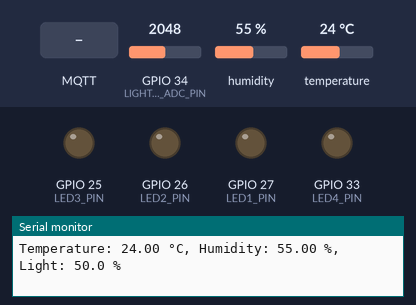
The sketch below on a simulated ESP32. Parts: output pins drawn as LEDs (lit = HIGH), the last lines printed to the serial monitor. The inputs (shaded band) are chosen by the test bench; at power-on: GPIO 34 (LIGHT_SENSOR_ADC_PIN) = 2048, humidity 55 %, temperature 24 °C (analog values on the 0–4095 scale). WiFi joins after 1.5 s; servers stay silent unless stated; no MQTT or app messages arrive unless stated.

Above: at 2.7 s.
2.8 s: MQTT message "LED1_ON" arrives on the first subscribed topic
At 3.7 s:
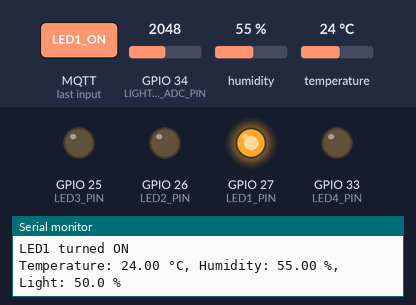
4.3 s: MQTT message "LED2_ON" arrives on the first subscribed topic
At 4.8 s:
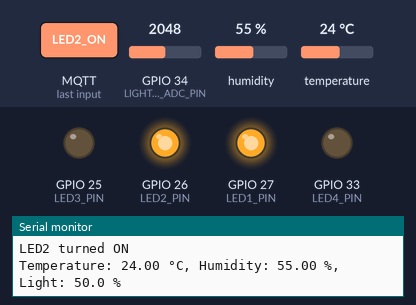
5.8 s: MQTT message "LED1_OFF" arrives on the first subscribed topic
At 7.0 s:
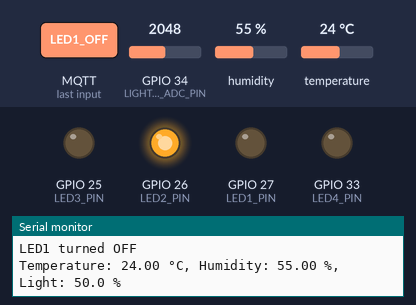
7.3 s: MQTT message "LED3_ON" arrives on the first subscribed topic
At 8.4 s:
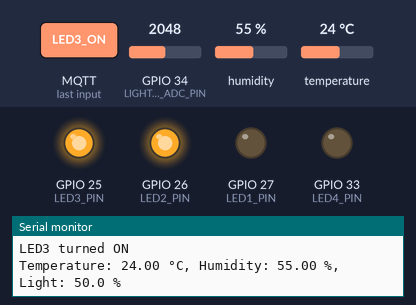
8.8 s: MQTT message "LED2_OFF" arrives on the first subscribed topic
At 9.5 s:
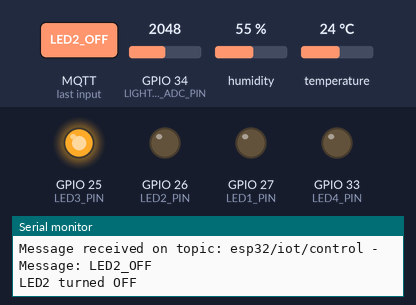
10.3 s: MQTT message "LED4_ON" arrives on the first subscribed topic
At 10.6 s:
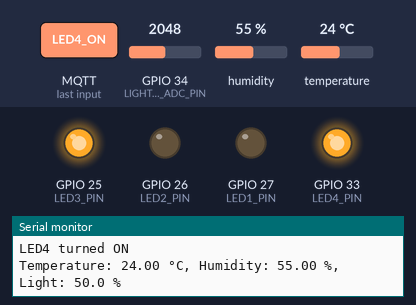
Timing chart, 0 to 12.8 s (numbered marks = the images above; inputs shaded):
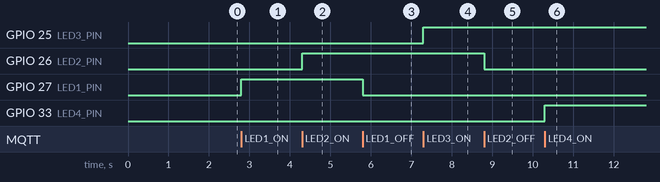

Measured:
- after the input at 2.8 s, GPIO 27 (LED1_PIN): LOW → HIGH at once
- after the input at 4.3 s, GPIO 26 (LED2_PIN): LOW → HIGH at once
- after the input at 5.8 s, GPIO 27 (LED1_PIN): HIGH → LOW at once
- after the input at 7.3 s, GPIO 25 (LED3_PIN): LOW → HIGH at once
- after the input at 8.8 s, GPIO 26 (LED2_PIN): HIGH → LOW at once
- after the input at 10.3 s, GPIO 33 (LED4_PIN): LOW → HIGH at once

The sketch:

IoT_Device.ino
```cpp
#include <WiFi.h>
#include <PubSubClient.h>
#include <DHT.h>
#include <WiFiClientSecure.h>

#define DHT_PIN 21
#define DHT_TYPE DHT11
#define LIGHT_SENSOR_ADC_PIN 34

#define LED1_PIN 27
#define LED2_PIN 26
#define LED3_PIN 25
#define LED4_PIN 33

// const char *wifiSsid = "FreeWife24GHz";
// const char *wifiPassword = "0977910920";
const char *wifiSsid = "IOT";
const char *wifiPassword = "12345678";

const char *mqttServer = "9b88959e8c674540989f6ed6cf143c4d.s1.eu.hivemq.cloud";
const int mqttPort = 8883;
const char *mqttUsername = "PhucHuwu";
const char *mqttPassword = "Phuc3724@";
const char *mqttClientId = "ESP32_IoT_Device";

const char *mqttDataTopic = "esp32/iot/data";
const char *mqttControlTopic = "esp32/iot/control";
const char *mqttActionHistoryTopic = "esp32/iot/action-history";

WiFiClientSecure secureWifiClient;
PubSubClient mqttClient(secureWifiClient);

DHT dhtSensor(DHT_PIN, DHT_TYPE);

void mqttCallback(char *topic, byte *payload, unsigned int length)
{
  String message = "";
  for (int i = 0; i < length; i++)
  {
    message += (char)payload[i];
  }

  Serial.print("Message received on topic: ");
  Serial.print(topic);
  Serial.print(" - Message: ");
  Serial.println(message);

  if (String(topic) == String(mqttControlTopic))
  {
    if (message == "LED1_ON")
    {
      digitalWrite(LED1_PIN, HIGH);
      Serial.println("LED1 turned ON");
      publishLedStatus("LED1", "ON");
    }
    else if (message == "LED1_OFF")
    {
      digitalWrite(LED1_PIN, LOW);
      Serial.println("LED1 turned OFF");
      publishLedStatus("LED1", "OFF");
    }
    else if (message == "LED2_ON")
    {
      digitalWrite(LED2_PIN, HIGH);
      Serial.println("LED2 turned ON");
      publishLedStatus("LED2", "ON");
    }
    else if (message == "LED2_OFF")
    {
      digitalWrite(LED2_PIN, LOW);
      Serial.println("LED2 turned OFF");
      publishLedStatus("LED2", "OFF");
    }
    else if (message == "LED3_ON")
    {
      digitalWrite(LED3_PIN, HIGH);
      Serial.println("LED3 turned ON");
      publishLedStatus("LED3", "ON");
    }
    else if (message == "LED3_OFF")
    {
      digitalWrite(LED3_PIN, LOW);
      Serial.println("LED3 turned OFF");
      publishLedStatus("LED3", "OFF");
    }
    else if (message == "LED4_ON")
    {
      digitalWrite(LED4_PIN, HIGH);
      Serial.println("LED4 turned ON");
      publishLedStatus("LED4", "ON");
    }
    else if (message == "LED4_OFF")
    {
      digitalWrite(LED4_PIN, LOW);
      Serial.println("LED4 turned OFF");
      publishLedStatus("LED4", "OFF");
    }
  }
}

void publishLedStatus(const char *led, const char *state)
{
  if (!mqttClient.connected())
    return;
  char statusPayload[128];
  snprintf(statusPayload, sizeof(statusPayload), "{\"type\":\"led_status\",\"led\":\"%s\",\"state\":\"%s\"}", led, state);
  mqttClient.publish(mqttActionHistoryTopic, statusPayload);
}

void connectToMqtt()
{
  secureWifiClient.setInsecure();
  mqttClient.setServer(mqttServer, mqttPort);
  mqttClient.setCallback(mqttCallback);
  mqttClient.setKeepAlive(60);

  int attempts = 0;
  while (!mqttClient.connected() && attempts < 3)
  {
    Serial.print("Connecting to MQTT...");
    if (mqttClient.connect(mqttClientId, mqttUsername, mqttPassword))
    {
      Serial.println("Connected");
      mqttClient.subscribe("esp32/iot/control");
      Serial.println("Subscribed to esp32/iot/control");
      break;
    }
    else
    {
      Serial.print("Failed, rc=");
      Serial.print(mqttClient.state());
      Serial.println(" retry in 2s");
      attempts++;
      delay(2000);
    }
  }
}

void setup()
{
  Serial.begin(115200);
  dhtSensor.begin();
  analogReadResolution(12);

  pinMode(LED1_PIN, OUTPUT);
  pinMode(LED2_PIN, OUTPUT);
  pinMode(LED3_PIN, OUTPUT);
  pinMode(LED4_PIN, OUTPUT);

  digitalWrite(LED1_PIN, LOW);
  digitalWrite(LED2_PIN, LOW);
  digitalWrite(LED3_PIN, LOW);
  digitalWrite(LED4_PIN, LOW);

  WiFi.begin(wifiSsid, wifiPassword);
  Serial.print("Connecting to WiFi");
  while (WiFi.status() != WL_CONNECTED)
  {
    delay(500);
    Serial.print(".");
  }
  Serial.println("\nWiFi connected");
  mqttClient.setServer(mqttServer, mqttPort);
}

void loop()
{
  if (!mqttClient.connected())
  {
    connectToMqtt();
  }
  mqttClient.loop();

  static unsigned long lastSensorRead = 0;
  unsigned long currentTime = millis();

  if (currentTime - lastSensorRead >= 1000)
  {
    lastSensorRead = currentTime;

    float humidityValue = dhtSensor.readHumidity();
    float temperatureValue = dhtSensor.readTemperature();
    int lightAdcValue = analogRead(LIGHT_SENSOR_ADC_PIN);
    float lightPercentValue = (1.0 - (lightAdcValue / 4095.0)) * 100.0;

    if (isnan(humidityValue) || isnan(temperatureValue))
    {
      Serial.println("Sensor error");
    }
    else
    {
      Serial.print("Temperature: ");
      Serial.print(temperatureValue);
      Serial.print(" °C, Humidity: ");
      Serial.print(humidityValue);
      Serial.print(" %, ");
    }

    Serial.print("Light: ");
    Serial.print(lightPercentValue, 1);
    Serial.println(" %");

    if (!isnan(humidityValue) && !isnan(temperatureValue))
    {
      char mqttPayload[128];
      snprintf(mqttPayload, sizeof(mqttPayload), "{\"temperature\":%.1f,\"humidity\":%.1f,\"light\":%.1f}", temperatureValue, humidityValue, lightPercentValue);
      mqttClient.publish(mqttDataTopic, mqttPayload);
    }
  }
}
```
